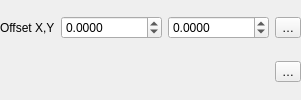
                       <widget class="QFrame" name="mPlacementOffsetFrame">
                        <property name="minimumSize">
                         <size>
                          <width>0</width>
                          <height>0</height>
                         </size>
                        </property>
                        <property name="frameShape">
                         <enum>QFrame::NoFrame</enum>
                        </property>
                        <property name="frameShadow">
                         <enum>QFrame::Raised</enum>
                        </property>
                        <layout class="QGridLayout" name="gridLayout_15">
                         <property name="leftMargin">
                          <number>0</number>
                         </property>
                         <property name="topMargin">
                          <number>0</number>
                         </property>
                         <property name="rightMargin">
                          <number>0</number>
                         </property>
                         <property name="bottomMargin">
                          <number>0</number>
                         </property>
                         <item row="0" column="2">
                          <widget class="QgsDoubleSpinBox" name="mPointOffsetYSpinBox">
                           <property name="sizePolicy">
                            <sizepolicy hsizetype="Preferred" vsizetype="Fixed">
                             <horstretch>0</horstretch>
                             <verstretch>0</verstretch>
                            </sizepolicy>
                           </property>
                           <property name="prefix">
                            <string/>
                           </property>
                           <property name="suffix">
                            <string/>
                           </property>
                           <property name="decimals">
                            <number>4</number>
                           </property>
                           <property name="minimum">
                            <double>-9999999.000000000000000</double>
                           </property>
                           <property name="maximum">
                            <double>9999999.000000000000000</double>
                           </property>
                           <property name="singleStep">
                            <double>0.100000000000000</double>
                           </property>
                          </widget>
                         </item>
                         <item row="0" column="3">
                          <widget class="QgsPropertyOverrideButton" name="mPointOffsetDDBtn">
                           <property name="text">
                            <string>…</string>
                           </property>
                          </widget>
                         </item>
                         <item row="1" column="3">
                          <widget class="QgsPropertyOverrideButton" name="mPointOffsetUnitsDDBtn">
                           <property name="text">
                            <string>…</string>
                           </property>
                          </widget>
                         </item>
                         <item row="0" column="1">
                          <widget class="QgsDoubleSpinBox" name="mPointOffsetXSpinBox">
                           <property name="sizePolicy">
                            <sizepolicy hsizetype="Preferred" vsizetype="Fixed">
                             <horstretch>0</horstretch>
                             <verstretch>0</verstretch>
                            </sizepolicy>
                           </property>
                           <property name="prefix">
                            <string/>
                           </property>
                           <property name="suffix">
                            <string/>
                           </property>
                           <property name="decimals">
                            <number>4</number>
                           </property>
                           <property name="minimum">
                            <double>-9999999.000000000000000</double>
                           </property>
                           <property name="maximum">
                            <double>9999999.000000000000000</double>
                           </property>
                           <property name="singleStep">
                            <double>0.100000000000000</double>
                           </property>
                          </widget>
                         </item>
                         <item row="0" column="0">
                          <widget class="QLabel" name="label_15">
                           <property name="sizePolicy">
                            <sizepolicy hsizetype="Maximum" vsizetype="Preferred">
                             <horstretch>0</horstretch>
                             <verstretch>0</verstretch>
                            </sizepolicy>
                           </property>
                           <property name="text">
                            <string>Offset X,Y</string>
                           </property>
                          </widget>
                         </item>
                         <item row="1" column="1" colspan="2">
                          <widget class="QgsUnitSelectionWidget" name="mPointOffsetUnitWidget" native="true">
                           <property name="focusPolicy">
                            <enum>Qt::StrongFocus</enum>
                           </property>
                          </widget>
                         </item>
                        </layout>
                       </widget>
